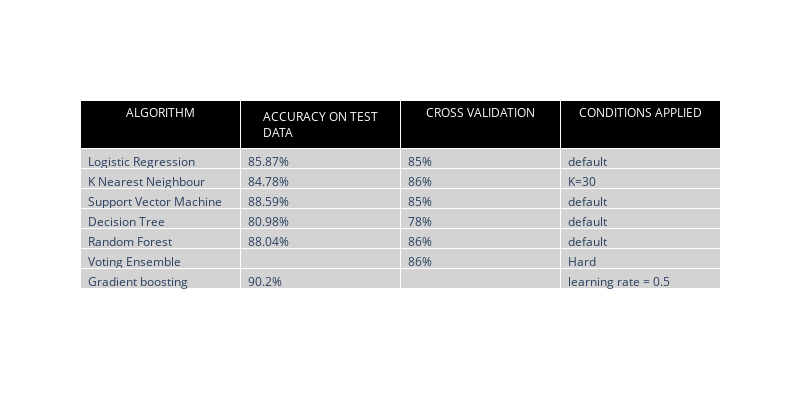

Write notebook code for a chart like this one.
### Code cell
fig = go.Figure(data=[go.Table(
                                 header=dict(
                                              values=list(df3.columns), 
                                              line_color='white',  
                                              fill_color='Black',
                                              height=30, 
                                              font=dict(color='white', size=12),
                                             ), cells=dict(values=[
                                                     df3['ALGORITHM'] , 
                                                     df3['ACCURACY ON TEST DATA'], 
                                                     df3['CROSS VALIDATION'],
                                                     df3['CONDITIONS APPLIED'], 
                                                     ],line_color='white', 
                                            fill_color='lightgrey', 
                                            align='left'  
                                           )
                               )
                     ]
               )

fig.update_layout(width=800, height=400)
fig.show()

### Figure 1 — Plotly figure (JSON) as saved in the notebook; plotly's stock layout.template omitted (floating-point values rounded to 4 significant figures)
{"data": [{"cells": {"align": "left", "fill": {"color": "lightgrey"}, "line": {"color": "white"}, "values": [["Logistic Regression   ", "K Nearest Neighbour   ", "Support Vector Machine", "Decision Tree         ", "Random Forest         ", "Voting Ensemble       ", "Gradient boosting     "], ["85.87%", "84.78%", "88.59%", "80.98%", "88.04%", "     ", "90.2%"], ["85%", "86%", "85%", "78%", "86%", "86%", "   "], ["default", "K=30   ", "default", "default", "default", "Hard   ", "learning rate = 0.5"]]}, "header": {"fill": {"color": "Black"}, "font": {"color": "white", "size": 12}, "height": 30, "line": {"color": "white"}, "values": ["ALGORITHM", "ACCURACY ON TEST DATA", "CROSS VALIDATION", "CONDITIONS APPLIED"]}, "type": "table"}], "layout": {"height": 400, "width": 800}}
